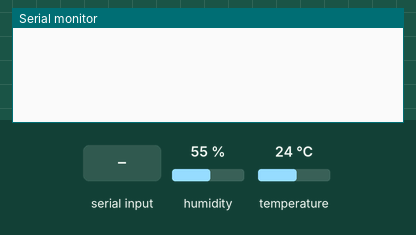
Simulated run of this sketch. Board: ESP8266 (NodeMCU). Parts: the last lines printed to the serial monitor. Inputs (shaded band) come from the test bench; at power-on: humidity 55 %, temperature 24 °C. WiFi joins after 1.5 s; servers stay silent unless stated.

Above: at 5.6 s.
5.7 s: "BOX1 \n" received over Serial
At 8.5 s:
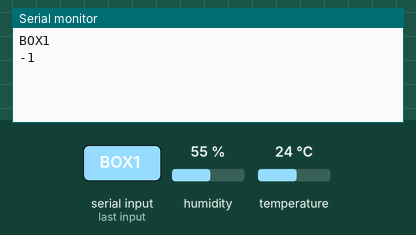
9.3 s: "json" received over Serial
At 12.6 s:
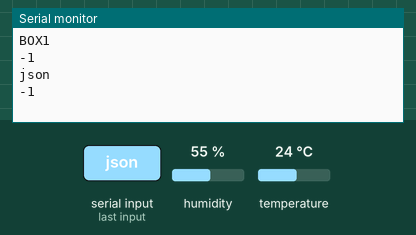

The sketch:

bigfire2.ino
```cpp
// (licence header left out)
#define showDebug false
#include<string.h>


/* this project is smart box medicine */

#include "FirebaseESP8266.h"
#include <ESP8266WiFi.h>
#include "string.h"
#include "DHT.h"

#define DHTPIN 4
#define DHTTYPE DHT11

DHT dht(DHTPIN, DHTTYPE);

//#define WIFI_SSID "BK-MAKER"
//#define WIFI_PASSWORD "04042017"

#define WIFI_SSID "Xom Tro 1"
#define WIFI_PASSWORD "Thach131297"

//#define WIFI_SSID "WIFI DA NANG"
//#define WIFI_PASSWORD "0901989447"
#define box11 "/BigFire/box/box1/status"
#define box12 "/BigFire/box/box1/value"

#define box21 "/BigFire/box/box2/status"
#define box22 "/BigFire/box/box2/value"

#define box31 "/BigFire/box/box3/status"
#define box32 "/BigFire/box/box3/value"

#define box41 "/BigFire/box/box4/status"
#define box42 "/BigFire/box/box4/value"

#define box51 "/BigFire/box/box5/status"
#define box52 "/BigFire/box/box5/value"

#define box61 "/BigFire/box/box6/status"
#define box62 "/BigFire/box/box6/value"

#define box71 "/BigFire/box/box7/status"
#define box72 "/BigFire/box/box7/value"

#define box1 "/BigFire/box/box1"
#define box2 "/BigFire/box/box2"
#define box3 "/BigFire/box/box3"
#define box4 "/BigFire/box/box4"
#define box5 "/BigFire/box/box5"
#define box6 "/BigFire/box/box6"
#define box7 "/BigFire/box/box7"

#define morning  "/BigFire/time/morning"
#define noom "/BigFire/time/noom"
#define evening "BigFire/time/evening"

#define trackingHum "BigFire/tracking/humidity"
#define trackingTemp "BigFire/tracking/temperature"


#define FIREBASE_HOST "https://big-fire-56ca7-default-rtdb.firebaseio.com" //Without http:// or https:// schemes
#define FIREBASE_AUTH "5pqAJkWC0lMRSA0UNg9rbImbakzuG6Lk6pS6NRQx"

//Define FirebaseESP8266 data object
FirebaseData firebaseData;

FirebaseJson json;

// there are vector store name path for each box
String path[7][2] = {{box11, box12}, {box21, box22}, {box31, box32}, {box41, box41}, {box52, box52}, {box61, box62}, {box71, box72}} ;
String pathBox[7] = {box1 , box2, box3 , box4, box5 , box6, box7 } ;
String pathTime[3] = {morning, noom , evening};
String pathTracking[2] = {trackingHum , trackingTemp }  ;


// there are vector store data for each box, when your module receive
String boxReceive[7][2] ; /* box[0][0] = value , box[0][1] = status */
String alarmReceive[3] ;  /* */

// there are vector store data for each box, when your module is transmitted for module Adruino mega
char boxTransmitted[7][2][100] ;
char alarmTransmitted[3][100] ;


void printResult(FirebaseData &data);
void printResultOk(FirebaseData &data , String result[10][2]);


void setup()
{

  Serial.begin(115200);

  WiFi.begin(WIFI_SSID, WIFI_PASSWORD);
  if ( showDebug )
  {
    Serial.print("Connecting to Wi-Fi");
  }

  while (WiFi.status() != WL_CONNECTED)
  {
    if ( showDebug )
      Serial.print(".");

    delay(300);
  }

  if ( showDebug )
  {
    Serial.println();
    Serial.print("Connected with IP: ");
    Serial.println(WiFi.localIP());
    Serial.println();
  }


  Firebase.begin(FIREBASE_HOST, FIREBASE_AUTH);
  Firebase.reconnectWiFi(true);

  //Set the size of WiFi rx/tx buffers in the case where we want to work with large data.
  firebaseData.setBSSLBufferSize(1024, 1024);

  //Set the size of HTTP response buffers in the case where we want to work with large data.
  firebaseData.setResponseSize(1024);

  //Set database read timeout to 1 minute (max 15 minutes)
  Firebase.setReadTimeout(firebaseData, 1000 * 60);
  //tiny, small, medium, large and unlimited.
  //Size and its write timeout e.g. tiny (1s), small (10s), medium (30s) and large (60s).
  Firebase.setwriteSizeLimit(firebaseData, "tiny");

  //optional, set the decimal places for float and double data to be stored in database
  Firebase.setFloatDigits(2);
  Firebase.setDoubleDigits(6);
  dht.begin();
  for ( int i = 0; i < 7 ; i++ )
  {
    SETData( path[i][0] , 0 ) ;
    SETData( path[i][1] , 0 ) ;
    if (i < 3)
    {
      SETData(pathTime[i] + "/time" , 0 ) ;
    }
    if ( i < 2 )
    {
      SETData( pathTracking[i] + "/value" , 0 )   ;
    }

  }
  delay(100) ;

}

String result[4] ;


void loop()
{

  String dataTracking[2] ;
  tracking( dataTracking ) ;
  updateData( pathTracking[0] , "value", dataTracking[0] ) ;
  updateData( pathTracking[1] , "value", dataTracking[1] ) ;
  int count  = 0 ;
  for ( int i = 0; i < 7 ; i++ )
  {
    count += 1 ;
//    updateData( pathBox[i], "status", String(count) );
//    updateData( pathBox[i], "value" , String(count * 1000000) );
    if ( i < 3 )
    {
      updateData( pathTime[i] , "time", String (count) ) ;
    }
    delay(20) ;

  }


  String dataOutput[7][2][2];
  String dataTime[3][1][2] ;
  for ( int i = 0  ; i < 7 ; i++ )
  {
    getData(pathBox[i], dataOutput[i]);

  }

  for ( int i = 0; i < 3 ; i++)
  {
    getData( pathTime[i], dataTime[i] ) ;
  }

  for ( int j = 0 ; j < 7 ; j++ )
  {

    for ( int i = 0 ; i < 2 ; i++  )
    {
      dataOutput[j][i][1].toCharArray(boxTransmitted[j][i], 100);
      if (showDebug)
      {
        Serial.println("Data output from transmitted");
        Serial.println( boxTransmitted[j][i]);
      }


      //        Serial.println( dataOutput[j][i][0]);
      //
      //        Serial.println( dataOutput[j][i][1]);

    }
  }
  for ( int i = 0 ; i < 3 ; i++ )
  {

    dataTime[i][0][1].toCharArray(alarmTransmitted[i], 100) ;
    if (showDebug)
    {
      Serial.println("Data alarm Transmitted") ;
      Serial.println( alarmTransmitted[i] ) ;
    }

    //      Serial.println( dataTime[i][0][0] ) ;
    //      Serial.println( dataTime[i][0][1] ) ;
  }


  delay(20) ;

//  Serial.println() ;
//  Serial.print("BOX1 ") ;
//  Serial.print(boxTransmitted[0][0]);
//  Serial.print(boxTransmitted[0][1]);
//  Serial.println();

  receive("BOX1_",  result ) ;
  String ben = result[1] + " " + result[2] + " " + result[3];
  updateData( pathBox[0], "status", result[0] );
  updateData( pathBox[0], "value",  ben );


}
```

BEN_dataBase.ino
```cpp
void printResultOk(FirebaseData &data , String result[10][2]  )
{
  if (data.dataType() == "json")
  {
    //Serial.println();
    FirebaseJson &json = data.jsonObject();
    //Print all object data
    //Serial.println("Pretty printed JSON data:");
    String jsonStr;
    json.toString(jsonStr, true);
    //    Serial.println(jsonStr);
    //    Serial.println();
    //    Serial.println("Iterate JSON data:");
    //    Serial.println();
    size_t len = json.iteratorBegin();
    String key, value = "";
    int type = 0;

    for (size_t i = 0; i < len; i++)
    {
      json.iteratorGet(i, type, key, value);
      //      Serial.print(i);
      //      Serial.print(", ");
      //      Serial.print("Type: ");
      //      Serial.print(type == FirebaseJson::JSON_OBJECT ? "object" : "array");
      if (type == FirebaseJson::JSON_OBJECT)
      {
        //        Serial.print(", Key: ");
        //        Serial.print(key);
        //key.toCharArray(result[0], 1000 ) ;
        result[i][0] =  key  ;
      }
      //      Serial.print(", Value: ");
      //      Serial.println(value);
      result[i][1] = value ;
      //value.toCharArray( result[1] , 1000 ) ;
      //result[1] = String (value) ;
    }
    json.iteratorEnd();

  }
}


void printResult(FirebaseData &data   )
{
  if (data.dataType() == "json")
  {
    //Serial.println();
    FirebaseJson &json = data.jsonObject();
    //Print all object data
    //Serial.println("Pretty printed JSON data:");
    String jsonStr;
    json.toString(jsonStr, true);
    //Serial.println(jsonStr);
    //Serial.println();
    //Serial.println("Iterate JSON data:");
    //Serial.println();
    size_t len = json.iteratorBegin();
    String key, value = "";
    int type = 0;

    for (size_t i = 0; i < len; i++)
    {
      json.iteratorGet(i, type, key, value);
      //Serial.print(i);
      //Serial.print(", ");
      //Serial.print("Type: ");
      //Serial.print(type == FirebaseJson::JSON_OBJECT ? "object" : "array");
      if (type == FirebaseJson::JSON_OBJECT)
      {
        //Serial.print(", Key: ");
        //Serial.print(key);
        //key.toCharArray(result[0], 1000 ) ;
        //result[i][0] =  key  ;
        int ben = 1 ;
      }
      //Serial.print(", Value: ");
      //Serial.println(value);
      //result[i][1] = value ;
      //value.toCharArray( result[1] , 1000 ) ;
      //result[1] = String (value) ;
    }
    json.iteratorEnd();

  }
}


void updateData( String path , char* key , String data  )
{
  json.clear();

  json.set( key  , data );

  if (Firebase.updateNode(firebaseData, path , json))
  {
    if ( showDebug)
    {
      Serial.println("PASSED");
      Serial.println("PATH: " + firebaseData.dataPath());
      Serial.println("TYPE: " + firebaseData.dataType());
      //No ETag available
      Serial.print("VALUE: ");
      Serial.println("------------------------------------");
      Serial.println();

    }

    printResult(firebaseData);

  }
  else
  {
    if ( showDebug )
    {
      Serial.println("FAILED");
      Serial.println("REASON: " + firebaseData.errorReason());
      Serial.println("------------------------------------");
      Serial.println();
    }

  }

}


void getData( String path , String result[2][2] )
{

  //Also can use Firebase.get instead of Firebase.setInt
  if (Firebase.getJSON(firebaseData, path ))
  {
    if ( showDebug )
    {
      Serial.println("PASSED");
      Serial.println("PATH: " + firebaseData.dataPath());
      Serial.println("TYPE: " + firebaseData.dataType());
      Serial.println("ETag: " + firebaseData.ETag());
      Serial.print("VALUE: ");
      Serial.println("------------------------------------");
      Serial.println();

    }

    printResultOk(firebaseData , result );

  }
  else if ( showDebug )
  {
    Serial.println("FAILED");
    Serial.println("REASON: " + firebaseData.errorReason());
    Serial.println("------------------------------------");
    Serial.println();
  }
}


void pushData( String path, String data )
{
  json.set("value", data );
  String arrStr;
  json.toString(arrStr, true);
  //Serial.println ( String (arrStr)  ) ;
  //  json.clear().add("DataLoveYou", data  );

  //Also can use Firebase.push instead of Firebase.pushJSON
  //Json string is not support in v 2.6.0 and later, only FirebaseJson object is supported.
  if (Firebase.pushJSON(firebaseData, path , json ))
  {
    if ( showDebug )
    {
      Serial.println("PASSED");
      Serial.println("PATH: " + firebaseData.dataPath());
      Serial.print("PUSH NAME: ");
      Serial.println(firebaseData.pushName());
      Serial.println("ETag: " + firebaseData.ETag());
      Serial.println("------------------------------------");
      Serial.println();
    }

  }
  else if ( showDebug )
  {
    Serial.println("FAILED");
    Serial.println("REASON: " + firebaseData.errorReason());
    Serial.println("------------------------------------");
    Serial.println();
  }
}


void SETData( String path, int data )
{
  //Also can use Firebase.push instead of Firebase.pushJSON
  //Json string is not support in v 2.6.0 and later, only FirebaseJson object is supported.
  if (Firebase.setInt(firebaseData, path , data))
  {
    if (showDebug)
    {
      Serial.println("PASSED");
      Serial.println("PATH: " + firebaseData.dataPath());
      Serial.print("PUSH NAME: ");
      Serial.println(firebaseData.pushName());
      Serial.println("ETag: " + firebaseData.ETag());
      Serial.println("------------------------------------");
      Serial.println();
    }

  }
  else if (showDebug)
  {
    Serial.println("FAILED");
    Serial.println("REASON: " + firebaseData.errorReason());
    Serial.println("------------------------------------");
    Serial.println();
  }
}


void tracking(String value[2] )
{
  float h = dht.readHumidity();
  float t = dht.readTemperature();
  value[0] = String(h);
  value[1] = String(t);
  if ( showDebug )
  {
    Serial.print("Humidity: ");
    Serial.print(h);
    Serial.print("%  Temperature: ");
    Serial.print(t);
    Serial.print("°C ");
    Serial.println() ;

  }

}

void receive(String path , String result[4] )
{ // Nhận một chuỗi ký tự từ ESP8266 rồi xử lý ---- vd: box1 0 05 10 20 (viết liền) thì: 0-trạng thái đóng mở, 05- sáng uống 0.5 viên, ...
  String str;
  if (Serial.available()) {
    str = Serial.readString() ;
    //str = Serial.readStringUntil('\n');    // nhận ký tự
    Serial.println(str);

    int viTriBox1 = str.indexOf(path);
    Serial.println(viTriBox1) ;
    //Serial.println() ;
    //Serial.println(str) ;
    if (1)
    {
      result[0] = str.substring(viTriBox1 + 5, viTriBox1 + 6);
      result[1] = str.substring(viTriBox1 + 6, viTriBox1 + 8);
      result[2] = str.substring(viTriBox1 + 8, viTriBox1 + 10);
      result[3] = str.substring(viTriBox1 + 10, viTriBox1 + 12);
    }
  }
}
```

Measured:
- after the input at 5.7 s, the serial monitor: prints a new line after 2.2 s (image 1)
- after the input at 9.3 s, the serial monitor: prints a new line after 2.3 s (image 2)
